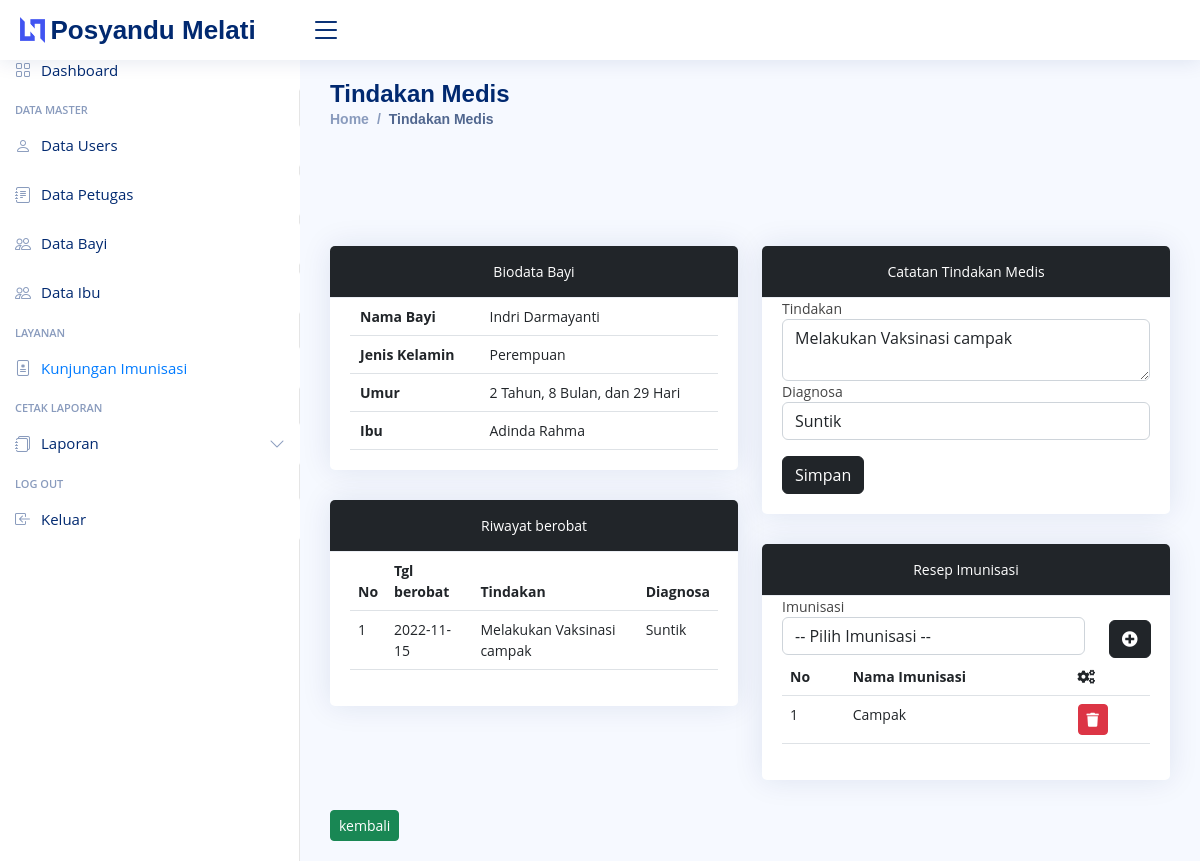
Page /admin/kunjungan/tindakan/16 on the committed database.
### tables this page shows
CREATE TABLE `berobat` (
  `id_berobat` int(11) NOT NULL,
  `id_bayi` int(11) NOT NULL,
  `id_petugas` int(11) NOT NULL,
  `id_ibu` int(11) NOT NULL,
  `tgl_berobat` date NOT NULL,
  `tindakan` text NOT NULL,
  `diagnosa` varchar(100) NOT NULL
);

CREATE TABLE `bayi` (
  `id_bayi` int(11) NOT NULL,
  `nik_bayi` varchar(16) NOT NULL,
  `nama_bayi` varchar(50) NOT NULL,
  `tempat` varchar(50) NOT NULL,
  `tanggal` date NOT NULL,
  `agama` varchar(20) NOT NULL,
  `jk_bayi` enum('L','P') NOT NULL,
  `umur_bayi` date NOT NULL
);

CREATE TABLE `ibu` (
  `id_ibu` int(15) NOT NULL,
  `nik_ibu` varchar(16) NOT NULL,
  `nama_ibu` varchar(50) NOT NULL,
  `tempat_lahir` varchar(50) NOT NULL,
  `tgl_lahir` date NOT NULL,
  `gol_dar` varchar(20) NOT NULL,
  `nama_ayah` varchar(30) NOT NULL,
  `alamat` varchar(50) NOT NULL,
  `kecamatan` varchar(20) NOT NULL,
  `kota` varchar(20) NOT NULL
);

CREATE TABLE `resep_imunisasi` (
  `id_resep` int(11) NOT NULL,
  `id_berobat` int(11) NOT NULL,
  `id_imunisasi` int(11) NOT NULL
);

CREATE TABLE `imunisasi` (
  `id_imunisasi` int(11) NOT NULL,
  `nama_imunisasi` varchar(80) NOT NULL
);

### application/controllers/admin/Kunjungan.php (called while the page is built, shortened)
<?php
class Kunjungan extends CI_Controller {
	public function __construct()
	{
		$this->load->model('Kunjungan_m');
		$this->load->model('petugas_m');
		$this->load->model('bayi_m');
		$this->load->model('Ibu_model');
		$this->load->model('imunisasi_m');
		$this->load->library('form_validation');
	}
	public function tindakan($id)
	{
		$data['title'] = 'Tindakan Medis';
		$data['d'] = $this->Kunjungan_m->get_tindakan($id)->row_array();
		$where = ['id_berobat' => $id];
		$data['idberobat'] = $this->imunisasi_m->get_where('berobat', $where)->row_array();
		$idbayi = $data['idberobat']['id_bayi'];
		$data['riwayat'] = $this->Kunjungan_m->get_riwayat($idbayi)->result_array();
		$data['imunisasi'] = $this->imunisasi_m->get('imunisasi')->result_array();
		$data['resep'] = $this->Kunjungan_m->get_resep($id)->result_array();
		$this->load->view('layout/header', $data);
		$this->load->view('layout/sidebar');
		$this->load->view('admin/kunjungan/tindakan_medis', $data);
		$this->load->view('layout/footer');
	}
}

### index.php (called while the page is built, shortened)
<?php
require_once BASEPATH.'core/CodeIgniter.php';

### application/models/Kunjungan_m.php (called while the page is built, shortened)
<?php
class Kunjungan_m extends CI_Model {
	public function get_tindakan($id)
	{
		$this->db->join("petugas", "petugas.id_petugas = berobat.id_petugas");
		$this->db->join("bayi", "bayi.id_bayi = berobat.id_bayi");
		$this->db->join("ibu", "ibu.id_ibu = berobat.id_ibu");
		$this->db->where('berobat.id_berobat', $id);
		return $this->db->get('berobat');
	}
	public function get_riwayat($idbayi)
	{
		$this->db->join("petugas", "petugas.id_petugas = berobat.id_petugas");
		$this->db->join("bayi", "bayi.id_bayi = berobat.id_bayi");
		$this->db->where('berobat.id_bayi', $idbayi);
		return $this->db->get('berobat');
	}
	public function get_resep($id)
	{
		$this->db->join("imunisasi", "imunisasi.id_imunisasi = resep_imunisasi.id_imunisasi");
		$this->db->join("berobat", "berobat.id_berobat = resep_imunisasi.id_berobat");
		$this->db->where("resep_imunisasi.id_berobat", "$id");
		return $this->db->get('resep_imunisasi');
	}
}

### application/models/imunisasi_m.php (called while the page is built, shortened)
<?php
class imunisasi_m extends CI_Model {
	public function get($table)
	{
		$this->db->order_by('nama_imunisasi', 'ASC');
		return $this->db->get($table);
	}
	public function get_where($table, $where)
	{
		return $this->db->get_where($table, $where);
	}
}

### application/views/admin/kunjungan/tindakan_medis.php (the view, shortened to what this page needs)
<main id="main" class="main">
    <div class="row">
        <div class="col-md-6">
            <div class="card">
                <div class="card-header bg-dark text-white font-weight-bold text-center">Biodata Bayi</div>
                <div class="card-body">
                    <div class="table-responsive">
                        <table class="table" id="datatables">
                            <tr>
                                <th>Nama Bayi</th>
                                <td><?= $d['nama_bayi']; ?></td>
                            </tr>
                            <tr>
                                <th>Jenis Kelamin</th>
                                <td><?= $d['jk_bayi'] == 'L' ? 'Laki-Laki' : 'Perempuan'; ?></td>
                            </tr>
                            <tr>
                                <th>Umur</th>
                                <td><?php $lahir =new DateTime($d['tanggal']);
                                        $today =new DateTime();
                                        $umur = $today->diff($lahir);
                                        echo $umur->y; echo " Tahun, "; echo $umur->m; echo " Bulan, dan "; echo $umur->d; echo " Hari";
                                    ?></td>
                            </tr>
                            <tr>
                                <th>Ibu</th>
                                <td><?= $d['nama_ibu']; ?></td>
                            </tr>
                        </table>
                    </div>
                </div>
            </div>
            <div class="card mt-4">
                <div class="card-header bg-dark text-white font-weight-bold text-center">Riwayat berobat</div>
                <div class="card-body">
                    <div class="table-responsive">
                        <table class="table">
                            <thead>
                                <tr>
                                    <th>No</th>
                                    <th>Tgl berobat</th>
                                    <th>Tindakan</th>
                                    <th>Diagnosa</th>
                                </tr>
                            </thead>
                            <tbody>
                                <?php $no = 1; foreach($riwayat as $r) : ?>
                                <tr>
                                    <td><?= $no++; ?></td>
                                    <td><?= $r['tgl_berobat']; ?></td>
                                    <td><?= $r['tindakan']; ?></td>
                                    <td><?= $r['diagnosa']; ?></td>
                                </tr>
                                <?php endforeach; ?>
                            </tbody>
                        </table>
                    </div>
                </div>
            </div>
        </div>
        <div class="col-md-6">
            <div class="card">
                <div class="card-header bg-dark text-white font-weight-bold text-center">Catatan Tindakan Medis</div>
                <div class="card-body">
                    <?= form_open('admin/kunjungan/tambahtindakan'); ?>
                    <div class="form-group">
                        <label for="tindakan">Tindakan</label>
                        <textarea name="tindakan" required id="tindakan"
                            class="form-control"><?= $d['tindakan']; ?></textarea>
                    </div>
                    <div class="form-group">
                        <label for="diagnosa">Diagnosa</label>
                        <input type="text" name="diagnosa" required id="diagnosa" class="form-control"
                            value="<?= $d['diagnosa']; ?>">
                    </div>
                    <div class="form-group mt-3">
                        <button type="submit" class="btn btn-dark">Simpan</button>
                    </div>
                    <?= form_close(); ?>
                </div>
            </div>
            <div class="card mt-4">
                <div class="card-header bg-dark text-white font-weight-bold text-center">Resep Imunisasi</div>
                <div class="card-body">
                    <?= form_open('admin/kunjungan/tambahResep'); ?>
                    <div class="row">
                        <div class="col-md-10">
                            <div class="form-group">
                                <label for="imunisasi">Imunisasi</label>
                                <select name="imunisasi" required id="imunisasi" class="form-control">
                                    <option value="">-- Pilih Imunisasi --</option>
                                </select>
                            </div>
                        </div>
                        <div class="col-md-2">
                            <div class="form-group">
                                <button type="submit" class="btn btn-dark mt-4"><i
                                        class="fas fa-plus-circle"></i></button>
                            </div>
                        </div>
                        <?= form_close(); ?>
                    </div>
                    <div class="table-responsive">
                        <table class="table">
                            <tr>
                                <th>No</th>
                                <th>Nama Imunisasi</th>
                                <th><i class="fas fa-cogs"></i></th>
                            </tr>
                            <?php $no = 1; foreach($resep as $r) : ?>
                            <tr>
                                <td><?= $no++; ?></td>
                                <td><?= $r['nama_imunisasi']; ?></td>
                                <td>
                                    <a href="<?= base_url('admin/kunjungan/hapusResep/' . $r['id_resep'] . '/' . $r['id_berobat']); ?>"
                                        class="btn btn-danger btn-sm" onclick="return confirm('Yakin ?')"><i
                                            class="fas fa-trash"></i></a>
                                </td>
                            </tr>
                            <?php endforeach; ?>
                        </table>
                    </div>
                </div>
            </div>
        </div>
    <div class="form-group md">
        <td>
            <a href="<?= base_url('admin/kunjungan//'); ?>" class="btn btn-success btn-sm">kembali</a>
        </td>
    </div>
</main>

### assets/css/dashboard.css (style rules this page uses)
body { font-size: .875rem; }

### assets/nice/assets/css/style.css (style rules this page uses)
:root { scroll-behavior: smooth; }
body { font-family: "Open Sans", sans-serif; background: #f6f9ff; color: #444444; }
a { color: #4154f1; text-decoration: none; }
#main { margin-top: 60px; padding: 20px 30px; transition: all 0.3s; }
.card { margin-bottom: 30px; border: none; border-radius: 5px; box-shadow: 0px 0 30px rgba(1, 41, 112, 0.1); }
.card-header, .card-footer { border-color: #ebeef4; background-color: #fff; color: #798eb3; padding: 15px; }
.card-body { padding: 0 20px 20px 20px; }
@media (min-width: 1200px) { #main, #footer { margin-left: 300px; } }

### rows in the picture
berobat: id_bayi.nama_bayi "Indri Darmayanti", id_bayi.tanggal "2", id_bayi.tanggal "8", id_bayi.tanggal "29", id_ibu.nama_ibu "Adinda Rahma", tgl_berobat "2022-11-15", tindakan "Melakukan Vaksinasi campak", diagnosa "Suntik"
resep_imunisasi: id_imunisasi.nama_imunisasi "Campak"

### other values in the picture
$title "Tindakan Medis"
